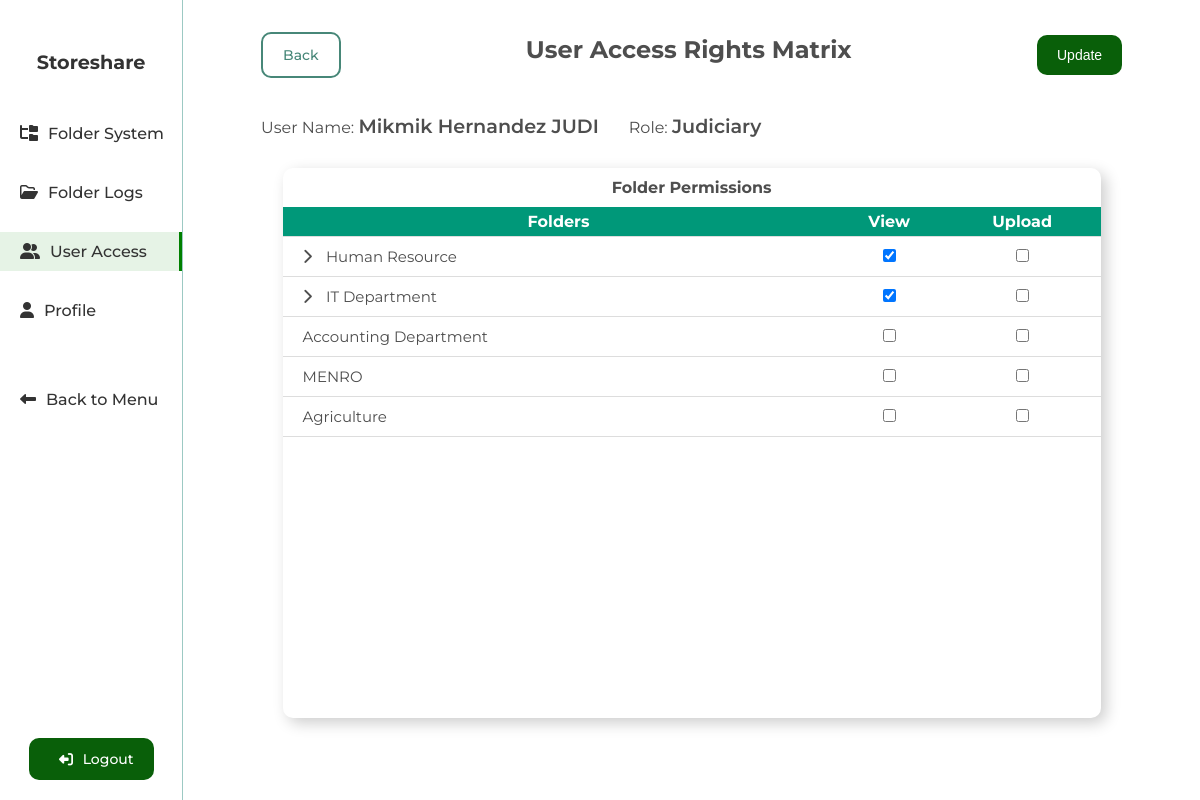
Page /UACM/edit_user_access.php?id=3 (signed in) on the committed database.
### tables this page shows
CREATE TABLE `user_account_table` (
  `user_id` int(11) NOT NULL,
  `email` varchar(255) NOT NULL,
  `username` varchar(50) NOT NULL,
  `password` varchar(50) NOT NULL,
  `user_role` varchar(100) NOT NULL,
  `department` varchar(255) NOT NULL,
  `reset_token_hash` varchar(64) DEFAULT NULL,
  `reset_token_expires_at` datetime DEFAULT NULL
);

CREATE TABLE `access_rights_table` (
  `access_id` int(11) NOT NULL,
  `email` varchar(255) NOT NULL,
  `access_level` int(11) NOT NULL,
  `folder_path_name` varchar(255) NOT NULL
);

### UACM/edit_user_access.php (the view, shortened to what this page needs)
<?php
  if(isset($_GET["id"])){
    $userId = htmlspecialchars($_GET["id"]);
    require("../config/db_config.php");
    $sql = "SELECT * FROM user_account_table WHERE user_id='$userId'";
    $result = mysqli_query($conn, $sql);
    if(mysqli_num_rows($result) > 0){
        $user = mysqli_fetch_assoc($result);
    }
    $folderSystem = array();
    $folderPathName = array();
    $sql = "SELECT folder_id, folder_path_name, folder_name FROM folder_table";
    $result = mysqli_query($conn, $sql);
    if(mysqli_num_rows($result) > 0){
        $folders = mysqli_fetch_all($result, MYSQLI_ASSOC);
    }
    foreach($folders as $folder){
        if($folder["folder_path_name"] == "root"){
          array_push($folderSystem, $folder["folder_path_name"]);
          array_push($folderPathName, $folder["folder_path_name"]);
        }
        else{
          $paths = explode("/", $folder["folder_path_name"]);
          $index = 0;
          foreach($paths as $path){
            if($path != "root"){
              if(array_search($path, $folderSystem)){
                $index = array_search($path, $folderSystem);
              }else{
                if($index == 0){
                  array_push($folderSystem, $path);
                  array_push($folderPathName, $folder["folder_path_name"]);
                }
                else{
                  array_splice($folderSystem,$index+1,0,$path);
                  array_splice($folderPathName, $index+1,0, $folder["folder_path_name"]);
                  break;
                }
              }
            }
          }
        }
    }
  }
  function getPathLength($pathInfo){
    $paths = explode("/", $pathInfo);
    $count = count($paths);
    return $count;
  }
  function hasSubfolders($pathInfo){
    include("../config/db_config.php");
    $sql = "SELECT folder_id FROM folder_table WHERE folder_path_name='$pathInfo'";
    $result = mysqli_query($conn, $sql);
    $currentDirectory = mysqli_fetch_assoc($result);
    $currentDirectory = $currentDirectory["folder_id"];
    $sql = "SELECT * FROM folder_relation_table WHERE parent_folder_id='$currentDirectory'";
    $result = mysqli_query($conn, $sql);
    if(mysqli_num_rows($result) > 0){
        return true;
    }
    else{
      false;
    }
  }
  function checkIfPermitted($folderPathName, $userId){
    include("../config/db_config.php");
    $sql = "SELECT * FROM user_account_table WHERE user_id='$userId'";
    $result = mysqli_query($conn, $sql);
    if(mysqli_num_rows($result) > 0){
      $userInfo = mysqli_fetch_assoc($result);
      $email = $userInfo["email"];
    }
    $sql = "SELECT * FROM access_rights_table WHERE email='$email' AND folder_path_name='$folderPathName'";
    $result = mysqli_query($conn, $sql);
    if(mysqli_num_rows($result) > 0){
      $permission = mysqli_fetch_assoc($result);
      $permission = $permission["access_level"];
      if($permission == 2){
        return 2;
      }
      else if($permission == 1){
        return 1;
      }
    }
    else{
        return "";
    }
  }
?>
<!DOCTYPE html>
<html lang="en">
  <head>
    <link rel="stylesheet" href="../CSS/style.css" />
    <link rel="stylesheet" href="../CSS/utilities.css" />
    <link
      rel="stylesheet"
      href="https://cdnjs.cloudflare.com/ajax/libs/font-awesome/6.4.2/css/all.min.css"
    />
  </head>
  <body>
  <?php include("../storeshare-admin/storeshare-admin-sidebar.php") ?>
    <section class="main-dashboard">
      <section class="dashboard-content">
        <div class="container">
          <div class="flex flex-just-sb py-2">
                <a href="user_access_mng.php" class="btn btn-outline">Back</a>
                <h3 class="txt-lg">User Access Rights Matrix</h3>
                <button id="update-uac-rights" class="btn btn-primary">Update</button>
            </div>
        </div>
        <div class="container">
            <div class="flex flex-just-left">
                <div class="mr-3">
                    <p class="txt-sm">User Name: <span class="txt-md txt-fw-3"> <?php echo $user["username"]?></span>  </p>
                </div>
                <div >
                <p class="txt-sm">Role: <span class="txt-md txt-fw-3"> <?php echo $user["user_role"]?></span>  </p>
                </div>
            </div>
            <div id="access-matrix">
                <div class="flex py-1 txt-fw-4">Folder Permissions</div>
                <table class="access-matrix-table sticky">
                  <thead>
                    <th>Folders</th>
                    <th>View</th>
                    <th>Upload</th>
                  </thead>
                  <tbody>
                    <form action="<?php htmlspecialchars($_SERVER["PHP_SELF"]);?>" method="POST" id="access-rights">
                      <?php for($i = 0; $i < count($folderSystem); $i++): ?>
                        <?php if($folderSystem[$i] != "root"):?>
                          <tr id="<?php echo "id-$i"?>" class="<?php if(getPathLength($folderPathName[$i])>2) echo "hide"?>">
                            <td class="pl-<?php echo getPathLength($folderPathName[$i]);?> <?php if(hasSubFolders($folderPathName[$i])) echo "has-subfolders clickable" ?>"><?php if(hasSubFolders($folderPathName[$i])) echo "<i class='fa-solid fa-chevron-right mr-1'></i>" ?> <?php echo $folderSystem[$i] ?></td>
                            <td class="td-align-center"><input type="checkbox" class="view-check-box" name="<?php echo "view-id-$i"?>" value="<?php echo "view-id-$i"?>" <?php if(checkIfPermitted($folderPathName[$i], $userId) == 2 || checkIfPermitted($folderPathName[$i], $userId) == 1) echo "checked";?>></td>
                            <td class="td-align-center"><input type="checkbox" class="upload-check-box" name="<?php echo "upload-id-$i"?>" value="<?php echo "upload-id-$i"?>" <?php if(checkIfPermitted($folderPathName[$i], $userId) == 2) echo "checked"?> ></td>
                          </tr>
                          <?php endif?>
                      <?php endfor;?>
                    </form>
                  </tbody>
                </table>
            </div>
        </div>
      </section>
    </section>
  </body>
</html>

### CSS/style.css (style rules this page uses)
* { box-sizing: border-box; margin: 0; padding: 0; }
body { height: 100vh; font-family: "Montserrat", sans-serif; color: #333333; background: #edf2f4; display: flex; }
a { text-decoration: none; color: #333333; }
h1, h2, h3, h4 { margin: 10px 0; }
p { margin: 10px 0; }
.txt-lg { font-size: 1.6rem; }
.txt-md { font-size: 1.2rem; }
.txt-sm { font-size: 1rem; }
.btn { display: inline-block; padding: 12px 20px; border: none; font-size: 14px; font-weight: 500; border-radius: 10px; cursor: pointer; transition: all 200ms ease-in-out; }
.btn-outline { background: transparent; border: 2px solid #478778; color: #478778; transition: all 0.2s ease-in; }
.main-dashboard { position: relative; max-height: 100vh; width: 100%; overflow-y: hidden; }
.main-dashboard .dashboard-content { height: 100%; background: #fff; color: #4e4e4e; padding: 5px 30px; }
.dashboard-content .txt-lg { text-align: center; font-size: 1.5rem; margin-top: 10px; margin-bottom: 20px; font-weight: bold; }
thead { position: sticky; background: #009879; color: #fff; z-index: 20; }
th { font-size: 16px; padding: 15px 5px; border: 1px solid #333; border: none; font-weight: 700; }
tr { border-bottom: 1px solid #ddd; }
td { font-size: 15px; padding: 15px 5px; border: 1px solid #333; border: none; overflow: visible; }
#access-matrix { width: 95%; height: 550px; margin: 0 auto; margin-top: 20px; border: none; box-shadow: 5px 5px 15px rgba(0, 0, 0, 0.2); border-radius: 10px; overflow-y: scroll; overflow-x: hidden; }
.access-matrix-table { width: 100%; border-collapse: collapse; border: none; }
.access-matrix-table thead { background: #009879; }
.access-matrix-table th { padding: 5px 0; }
.access-matrix-table tr { padding: 5px 0; transition: all 0.2s ease-in-out; }
.access-matrix-table tbody tr td { padding-top: 10px; padding-bottom: 10px; }

### CSS/utilities.css (style rules this page uses)
.container { width: 90%; margin: 0 auto; }
.flex { display: flex; justify-content: center; align-items: center; width: 100%; }
.flex-just-sb { justify-content: space-between; }
.flex-just-left { justify-content: flex-start; }
.txt-fw-3 { font-weight: 600; }
.txt-fw-4 { font-weight: 700; }
.btn-primary { background: rgb(9, 95, 9); color: #fff; }
.clickable { cursor: pointer; }
.sticky { position: sticky; top: 0; z-index: 30; }
.td-align-center { text-align: center; }
.mr-1 { margin-right: 10px; }
.mr-3 { margin-right: 30px; }
.py-1 { padding: 10px 0; }
.py-2 { padding: 20px 0; }
.pl-2 { padding-left: 20px; }

### rows in the picture
user_account_table: username "Mikmik Hernandez JUDI", user_role "Judiciary"
access_rights_table: access_level "☑"
access_rights_table: access_level "☑"

### other values in the picture
$folderSystem[$i] "Human Resource"
$folderSystem[$i] "IT Department"
$folderSystem[$i] "Accounting Department"
$folderSystem[$i] "MENRO"
$folderSystem[$i] "Agriculture"
